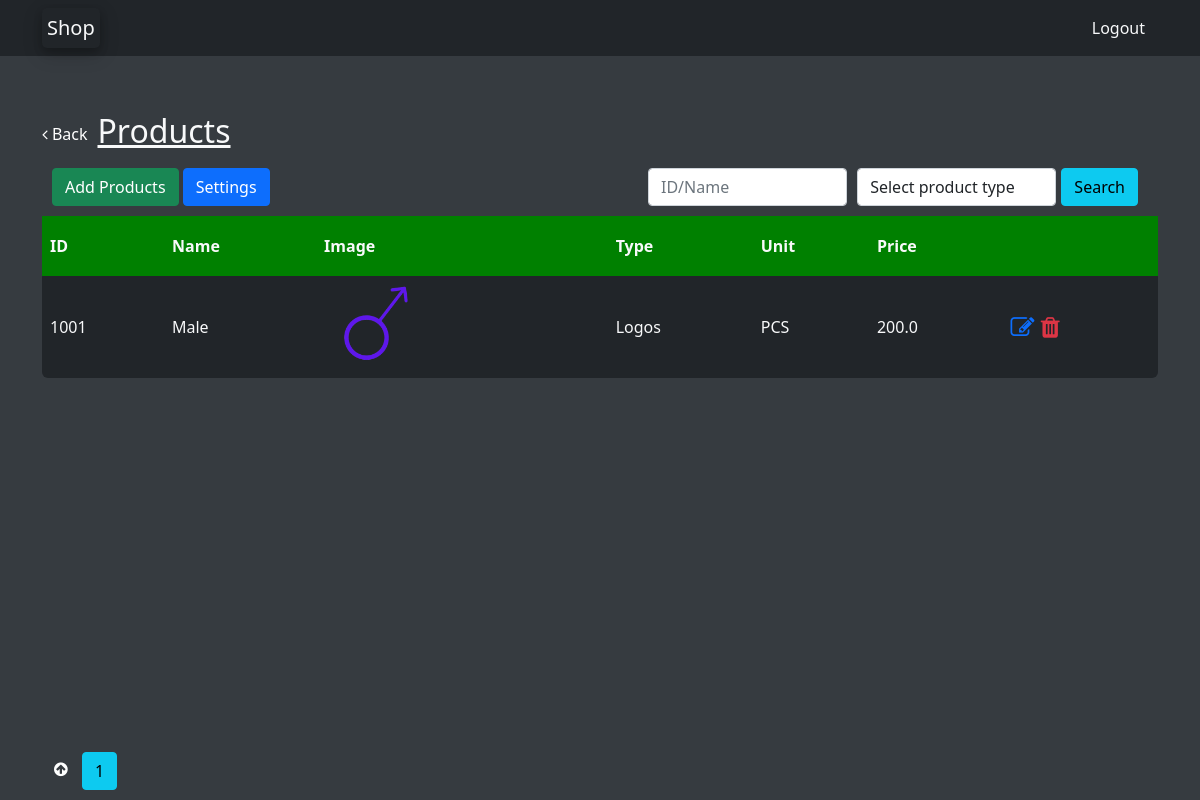
Page /products (signed in) on the earlier database version.
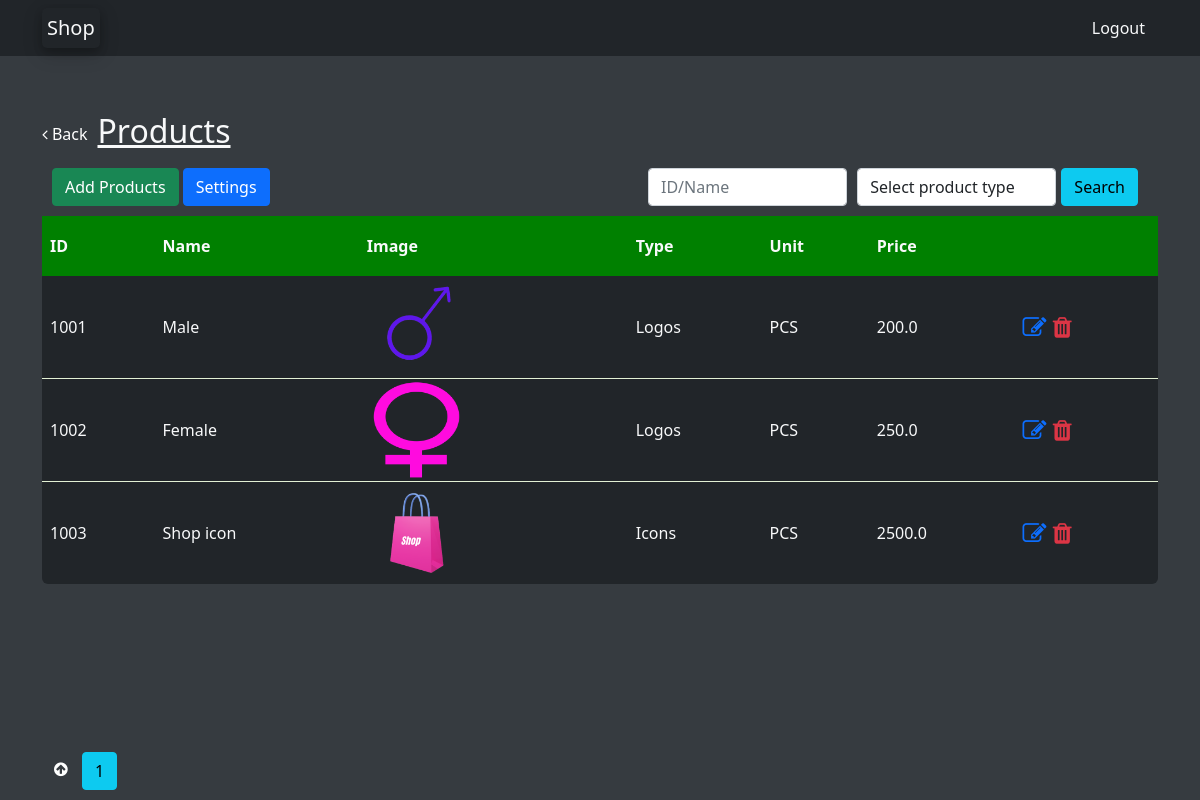
Same page on the later database version.
### shop/inventory/models.py (models this page shows)
class Products(db.Model):
    id = db.Column(db.Integer, primary_key=True)
    product_id = db.Column(db.Integer, nullable=False)
    name = db.Column(db.String(20), nullable=False)
    image = db.Column(db.String(20), nullable=False, default='favicon.ico')
    unit = db.Column(db.String(10), nullable=False)
    price = db.Column(db.Float, nullable=False)
    user_id = db.Column(db.Integer, db.ForeignKey('user.id'), nullable=False)
    p_type = db.Column(db.String(20), nullable=False)

### shop/inventory/routes.py (the view, shortened to what this page needs)
@inventory.route('/products', methods=['POST', 'GET'])
@login_required
def products():
    form_product_type_choices = [(None, 'Select product type')]
    search = None
    page = request.args.get('page', 1, type=int)
    products = Products.query.filter_by(user=current_user).paginate(page=page, per_page=5)
    form = SearchProductForm()
    product_type_choices = ProductTypeChoices.query.filter_by(user=current_user)
    for product_type_choice in product_type_choices:
        temp = (product_type_choice.choices, product_type_choice.choices)
        form_product_type_choices.append(temp)
    form.p_type.choices = form_product_type_choices
    return render_template('products.html', products=products, form=form, search=search)

### shop/inventory/forms.py
class SearchProductForm(FlaskForm):
    search = StringField('Search by ID or Name')
    p_type = SelectField('Search by product type')
    submit = SubmitField('Search')

### shop/user/models.py (called while the page is built)
@login_manager.user_loader
def load_user(user_id):
    return User.query.get(int(user_id))

### shop/templates/products.html (shortened to what this page needs)
{% extends 'layout.html' %}
{% block head %}
    <link rel="stylesheet" href="{{ url_for('static', filename='products.css') }}">
{% endblock head %}
{% block body %}
        <div class="div-header">
            <a class="link-design back-icon" href="{{ url_for('inventory.inventory_page') }}">
              <i class="fa fa-angle-left"></i> Back
            </a>
          <h2><u>Products</u></h2>
        </div>
        <div class="div-products-heading">
          <span class="div_buttons">
            <a class="btn btn-success link-design" href="{{ url_for('inventory.add_products') }}" >Add Products</a>
            <span class="setting_flex"><a class="btn btn-primary link-design" href="#">Settings</a></span>
          </span>
          <span class="div_search_form">
            <form action="" method="POST">
                <div class="size_search">
                  {{ form.search(placeholder='ID/Name', class="form-control") }}
                  {{ form.p_type(class="form-control") }}
                  {{ form.submit(class="btn btn-info", style="margin-left:5px;") }}
                </div>
            </form>
          </span>
        </div>
        <table>
            <thead>
              <tr>
                <th>ID</th>
                <th>Name</th>
                <th>Image</th>
                <th>Type</th>
                <th>Unit</th>
                <th>Price</th>
                <th></th>
              </tr>
            <thead>
            <tbody>
              {% for product in products.items %}
                <tr>
                  <td>{{ product.product_id }}</td>
                  <td>{{ product.name }}</td>
                  <td>
                    <div data-bs-toggle="modal" data-bs-target="#div{{ product.product_id }}Modal">
                      <img class="normal-img" src="{{ url_for('static', filename='products_images/' + product.image ) }}" style="cursor:zoom-in;">
                    </div>
                  </td>
                  <td>{{ product.p_type }}</td>
                  <td>{{ product.unit }}</td>
                  <td>{{ product.price }}</td>
                  <td style="font-size:x-large;text-decoration:none">
                    <i class="fa fa-edit text-primary" data-bs-toggle="modal" data-bs-target="#edit{{ product.product_id }}Modal" style="cursor:pointer;"></i>
                    <i class="fa fa-trash text-danger" data-bs-toggle="modal" data-bs-target="#delete{{ product.product_id }}Modal" style="cursor:pointer;"></i>
                  </td>
                </tr>
                {% endfor %}
            </tbody>
        </table>
        {% if search %}
          <div class="container footer">
            {% for page_num in products.iter_pages(left_edge=1, right_edge=1, left_current=1, right_current=2) %}
            {% if page_num %}
              {% if products.page == page_num %}
                  <a  class="btn btn-info" href="{{ url_for('inventory.products', page=page_num, search=search) }}">{{ page_num }}</a>
              {% else %}
                  <a  class="btn btn-outline-info" href="{{ url_for('inventory.products', page=page_num, search=search) }}">{{ page_num }}</a>
              {% endif %}
            {% else %}
              ...
            {% endif %}
            {% endfor %}
          </div>
        {% else %}
        <div class="container footer">
            <abbr title="Back to Top"><a href="#top" class="fa fa-arrow-circle-up link-design"></a></abbr>
          {% for page_num in products.iter_pages(left_edge=1, right_edge=1, left_current=1, right_current=2) %}
          {% if page_num %}
            {% if products.page == page_num %}
                <a  class="btn btn-info" href="{{ url_for('inventory.products', page=page_num) }}">{{ page_num }}</a>
            {% else %}
                <a  class="btn btn-outline-info" href="{{ url_for('inventory.products', page=page_num) }}">{{ page_num }}</a>
            {% endif %}
          {% else %}
            ...
          {% endif %}
          {% endfor %}
        </div>
        {% endif %}
{% endblock body %}

### shop/templates/layout.html (shortened to what this page needs)
<!doctype html>
<html lang="en">
  <head>
    {% block head %}
    {% endblock %}
    <link rel="stylesheet" href="{{ url_for('static', filename='layout.css') }}">
    <link rel="stylesheet" href="https://cdnjs.cloudflare.com/ajax/libs/font-awesome/4.7.0/css/font-awesome.min.css">
    <link href="https://cdn.jsdelivr.net/npm/bootstrap@5.1.0/dist/css/bootstrap.min.css" rel="stylesheet">
  </head>
  <body style="background-color: rgb(54, 59, 64)">
    <nav class="navbar navbar-light bg-dark">
        <span class="container bg-dark">
          <a class="navbar-brand icon-design text-light" href="#">Shop</a>
          <span>
            {% if current_user.is_authenticated %}
              <a class="btn text-light" href="{{ url_for('user.logout') }}">Logout</a>
            {% else %}
              <a class="btn text-light" href="{{ url_for('user.register') }}">Register</a>
              <a class="btn text-light" href="{{ url_for('user.login') }}">Login</a>
            {% endif %}
          </span>
        </span>
    </nav>
    <main class="container text-light">
        {% block body %}
        {% endblock %}
      </main>
  </body>
</html>

### shop/static/products.css (style rules this page uses)
table { border-spacing: 1px; border-collapse: collapse; background: #212529; border-radius: 6px; overflow: auto; width: 100%; margin: 0 auto; position: relative; }
table * { position: relative; }
table td, table th { padding-left: 8px; }
table thead tr { height: 60px; background: green; font-size: 16px; }
table tbody tr { height: 48px; border-bottom: 1px solid #e3f1d5; }
table tbody tr:last-child { border: 0; }
table td, table th { text-align: left; }
body { background: #9bc86a; font: 400 14px "Calibri", "Arial"; }
.normal-img { height: 100px; width: 100px; }
.div-products-heading { display: flex; flex-direction: row; width: 100%; padding:10px; position: relative; }
.div-products-heading > .div_buttons { order: 1; margin-right: auto; }
.div-products-heading > .div_search_form { order: 2; margin-left: auto; }
.size_search { display: flex; flex-direction: row; max-width: 500px; }
.size_search > input { margin-right: 10px; }
.back-icon { margin-top: 5px; }
.div-header { display: flex; }
.footer { position: fixed; bottom: 0; color: white; background-color: rgb(54, 59, 64); }
.footer > a { margin:10px; }

### shop/static/layout.css (style rules this page uses)
.icon-design { border-radius: 5px; padding-left: 5px; padding-right: 5px; box-shadow: 0 4px 8px 0 rgba(0, 0, 0, 0.2), 0 6px 20px 0 rgba(0, 0, 0, 0.19);; }
.link-design { color: white; text-decoration: none; }
.back-icon { margin-top: 10px; margin-right: 10px; }

Differences in the rows shown:
added Products: product_id "1002", name "Female", image (picture), p_type "Logos", unit "PCS", price "250.0"
added Products: product_id "1003", name "Shop icon", image (picture), p_type "Icons", unit "PCS", price "2500.0"
